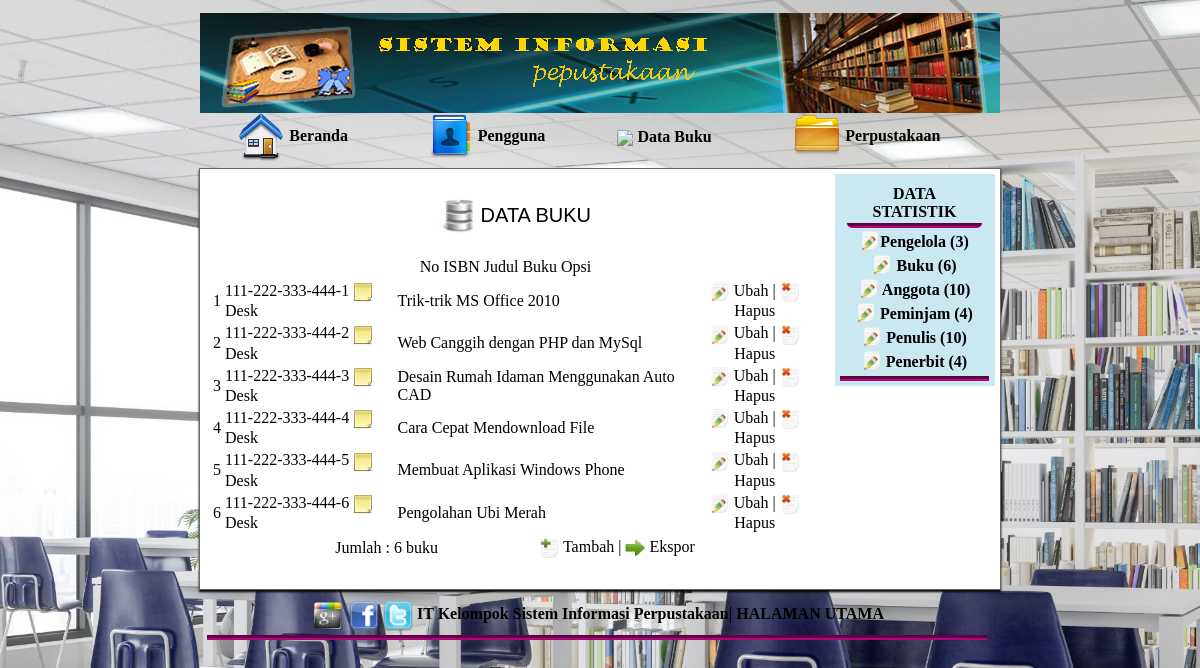
Page /?halaman=buku (signed in) on the committed database.
### tables this page shows
CREATE TABLE `buku` (
  `kode_buku` int(11) NOT NULL,
  `tgl_entri` date NOT NULL,
  `ISBN` varchar(50) NOT NULL,
  `kode_jenis` int(11) NOT NULL,
  `judul` varchar(100) NOT NULL,
  `kode_penulis` int(11) NOT NULL,
  `kode_penerbit` int(11) NOT NULL,
  `tahun_terbit` year(4) NOT NULL,
  `jumlah_buku` int(11) NOT NULL,
  `nomor_rak` int(11) NOT NULL
);

### buku_modul.php (the view, shortened to what this page needs)
<?php
include 'buku_skrip.php';
?>
<?php
if (empty($_GET['aksi'])){
  $no=1;
  $lihat=$mysqli->query("SELECT * FROM buku Order By kode_buku");
  $jml_data= $lihat->num_rows;
?>
  <h3 align="center">
  <img class="gambar_menu" src="ikon/buku.png" align="absmiddle" />
  DATA BUKU</h3>
  <table border="0" class="ISBN" align="center">
   <tr class="ISBN" align="center">
    <td class="nomor">No</td>
    <td class="data">ISBN</td>
    <td class="data">Judul Buku</td>
    <td class="data">Opsi</td>
    <td width="15">&nbsp;</td>
   </tr>
  </table>
  <div class="data">
  <table border="0" class="data" align="center">
  <?php while ($l= $lihat->fetch_array()){ ?>
   <tr class="data">
    <td class="nomor"><?php echo"$no";?></td>
    <td class="data"><?php echo"$l[ISBN]";?>
    <img src="ikon/detail_kosong.png" width="20" height="20"
    	 align="absmiddle" />
	<a href="?halaman=buku&opsi=deskripsi&id=<?php echo"$l[kode_buku]"; ?>">Desk</a>
    </td>
    <td class="data">
	<?php echo"$l[judul]";	?></td>
    <td class="data" align="center">
    <img src="ikon/ubah.png" width="20" height="20"
    	 align="absmiddle" />
	<a href="?halaman=buku&opsi=ubah&id=<?php echo"$l[kode_buku]"; ?>">
	Ubah</a> |
	<img src="ikon/hapus.png" width="20" height="20"
    	 align="absmiddle" />
	<a href="?halaman=buku&skrip=hapus&id=<?php echo"$l[kode_buku]";?>"
   	   onClick="return hapus();">
	Hapus</a>
	</td>
   </tr>
   <?php $no++; }	?>
  </table>
  </div>
  <table border="0" class="status" align="center">
   <tr>
    <td width="200">Jumlah : <?php echo"$jml_data";?> buku</td>
    <td align="center" class="data">
    <a href="?halaman=buku&opsi=tambah">
    <img src="ikon/tambah.png" width="20" height="20"
    	 align="absmiddle" />
	Tambah</a> |
	<a href="?halaman=buku&opsi=ekspor">
	<img src="ikon/ekspor.png" width="20" height="20"
    	 align="absmiddle" />
	Ekspor</a>
    </td>
   </tr>
  </table>
  <br>
<?php }	?>

### desain.css (style rules this page uses)
a { color: #000000; text-decoration: none; }
.gambar_menu { width: 36px; height: 36px; }
h3 { font: 20px Arial, Helvetica, sans-serif; color: #000000; }

### rows in the picture
buku: ISBN "111-222-333-444-1", judul "Trik-trik MS Office 2010"
buku: ISBN "111-222-333-444-2", judul "Web Canggih dengan PHP dan MySql"
buku: ISBN "111-222-333-444-3", judul "Desain Rumah Idaman Menggunakan Auto CAD"
buku: ISBN "111-222-333-444-4", judul "Cara Cepat Mendownload File"
buku: ISBN "111-222-333-444-5", judul "Membuat Aplikasi Windows Phone"
buku: ISBN "111-222-333-444-6", judul "Pengolahan Ubi Merah"

### other values in the picture
$jml_data "6"
$a1 "3"
$a2 "6"
$a3 "10"
$a4 "4"
$a5 "10"
$a6 "4"
